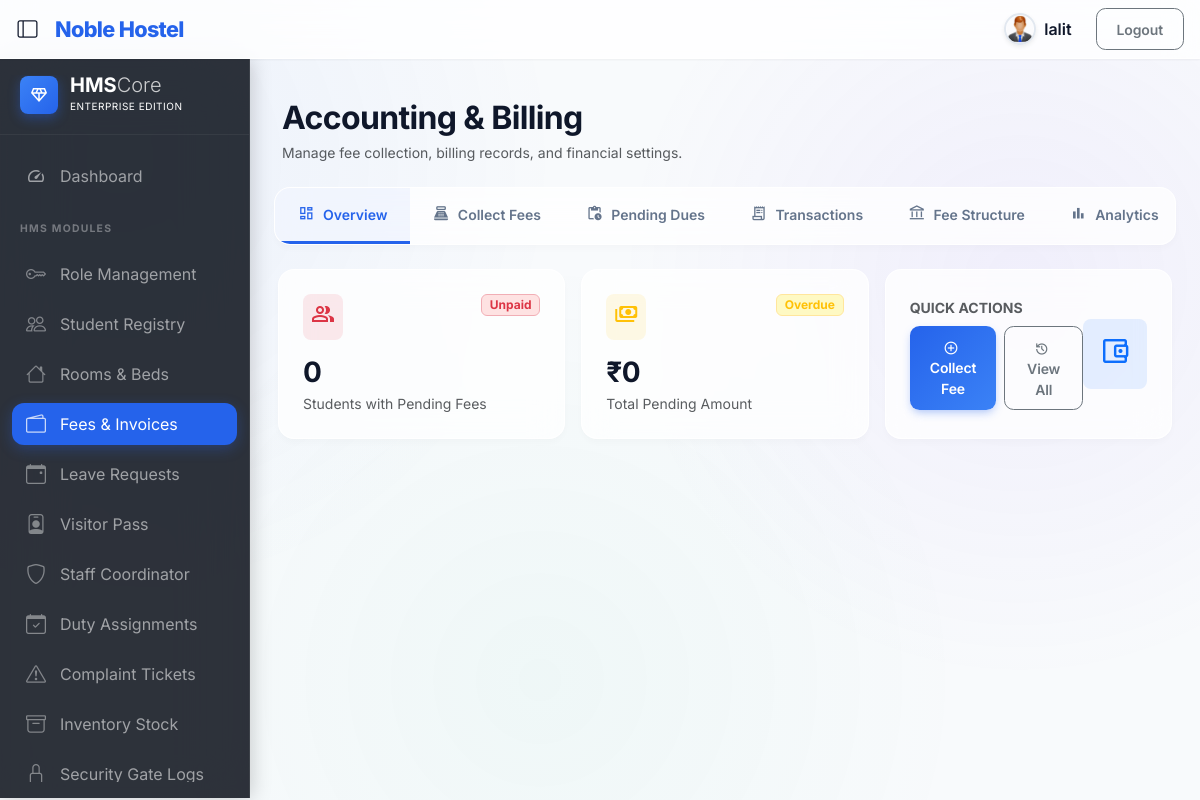
The page /paybill/ (signed in) on the database its author committed.
### authentication/models.py (models this page shows, shortened)
class Module(models.Model):
    name = models.CharField(max_length=100, unique=True)
    code = models.SlugField(max_length=100, unique=True)  # e.g. 'student', 'room', 'paybill'
    menu_label = models.CharField(max_length=100, blank=True, help_text="Label shown in sidebar menu")
    icon = models.CharField(max_length=60, blank=True, help_text="Bootstrap icon class e.g. bi-people")
    url_name = models.CharField(max_length=100, blank=True, help_text="Django URL name for the module index page")
    order = models.PositiveSmallIntegerField(default=0, help_text="Sidebar display order (lower = higher)")
    parent_code = models.SlugField(max_length=100, blank=True, help_text="Parent module code for sub-menus")
    class Meta:
        ordering = ['order', 'name']

### paybill/views.py (the view)
# urls.py: path('', views.paybill_base, name='paybill_base'),
@login_required(login_url='/authentication/login')
@permission_required('paybill', 'view')
def paybill_base(request):
    total_remaining = Bed.objects.aggregate(total=Sum('remaining_amount'))['total'] or 0
    total_count = Bed.objects.filter(student__isnull=False).count()
    beds = Bed.objects.select_related('room', 'student').all()
    total_pending_amount = sum(bed.remaining_amount for bed in beds if bed.student)
    return render(request, 'paybill/paybill_base.html', {
        'total_remaining': total_remaining,
        'total_count': total_count,
        'total_pending_amount': total_pending_amount
    })

### template/paybill/paybill_base.html (shortened to what this page needs)
{% extends "base.html" %}
{% load static %}
{% block content %}
<div class="container-fluid py-4">
    <div class="d-flex justify-content-between align-items-center mb-4 px-2">
        <div>
            <h2 class="fw-bold mb-1">Accounting & Billing</h2>
            <p class="text-muted mb-0 small">Manage fee collection, billing records, and financial settings.</p>
        </div>
    </div>
    <div class="card border-0 shadow-sm mb-4 rounded-3 overflow-hidden">
        <div class="card-body p-0">
            <div class="d-flex align-items-stretch overflow-x-auto flex-nowrap">
                <a href="{% url 'paybill_base' %}" class="paybill-nav-link {% if request.resolver_match.url_name == 'paybill_base' %}active{% endif %}">
                    <i class="material-symbols-outlined">dashboard</i>
                    <span>Overview</span>
                </a>
                <a href="{% url 'collect_fees' %}" class="paybill-nav-link {% if request.resolver_match.url_name == 'collect_fees' %}active{% endif %}">
                    <i class="material-symbols-outlined">point_of_sale</i>
                    <span>Collect Fees</span>
                </a>
                <a href="{% url 'pending_fees' %}" class="paybill-nav-link {% if request.resolver_match.url_name == 'pending_fees' %}active{% endif %}">
                    <i class="material-symbols-outlined">pending_actions</i>
                    <span>Pending Dues</span>
                </a>
                <a href="{% url 'transaction_record' %}" class="paybill-nav-link {% if request.resolver_match.url_name == 'transaction_record' %}active{% endif %}">
                    <i class="material-symbols-outlined">receipt_long</i>
                    <span>Transactions</span>
                </a>
                <a href="{% url 'fee_structure' %}" class="paybill-nav-link {% if request.resolver_match.url_name == 'fee_structure' %}active{% endif %}">
                    <i class="material-symbols-outlined">account_balance</i>
                    <span>Fee Structure</span>
                </a>
                <a href="{% url 'admin_analytics' %}" class="paybill-nav-link {% if request.resolver_match.url_name == 'admin_analytics' %}active{% endif %} ms-auto">
                    <i class="material-symbols-outlined">bar_chart</i>
                    <span>Analytics</span>
                </a>
            </div>
        </div>
    </div>
    <div class="row g-3 mb-4 px-1">
        <div class="col-md-4 col-6">
            <div class="card border-0 shadow-sm h-100">
                <div class="card-body p-4">
                    <div class="d-flex justify-content-between align-items-start mb-3">
                        <div class="bg-danger bg-opacity-10 rounded-3 p-2">
                            <i class="material-symbols-outlined text-danger fs-4">group</i>
                        </div>
                        <span class="badge bg-danger-subtle text-danger border border-danger-subtle small">Unpaid</span>
                    </div>
                    <h3 class="fw-bold mb-1">{{ total_count }}</h3>
                    <p class="text-muted mb-0 small">Students with Pending Fees</p>
                </div>
            </div>
        </div>
        <div class="col-md-4 col-6">
            <div class="card border-0 shadow-sm h-100">
                <div class="card-body p-4">
                    <div class="d-flex justify-content-between align-items-start mb-3">
                        <div class="bg-warning bg-opacity-10 rounded-3 p-2">
                            <i class="material-symbols-outlined text-warning fs-4">payments</i>
                        </div>
                        <span class="badge bg-warning-subtle text-warning border border-warning-subtle small">Overdue</span>
                    </div>
                    <h3 class="fw-bold mb-1">₹{{ total_pending_amount }}</h3>
                    <p class="text-muted mb-0 small">Total Pending Amount</p>
                </div>
            </div>
        </div>
        <div class="col-md-4 col-12">
            <div class="card border-0 shadow-sm h-100">
                <div class="card-body p-4 d-flex align-items-center justify-content-between">
                    <div>
                        <p class="text-muted mb-1 small fw-bold text-uppercase">Quick Actions</p>
                        <div class="d-flex gap-2 mt-2">
                            <a href="{% url 'collect_fees' %}" class="btn btn-primary btn-sm">
                                <i class="material-symbols-outlined fs-6 me-1 align-middle">add_circle</i>Collect Fee
                            </a>
                            <a href="{% url 'transaction_record' %}" class="btn btn-outline-secondary btn-sm">
                                <i class="material-symbols-outlined fs-6 me-1 align-middle">history</i>View All
                            </a>
                        </div>
                    </div>
                    <div class="bg-primary bg-opacity-10 rounded-3 p-3">
                        <i class="material-symbols-outlined text-primary fs-2">account_balance_wallet</i>
                    </div>
                </div>
            </div>
        </div>
    </div>
</div>
{% endblock %}

### template/title_nav.html (shortened to what this page needs)
{% load static %}
{% block content %}
<div class="d-flex align-items-center">
  <button id="sidebarToggleBtn" class="btn btn-sm sidebar-toggle-btn me-2 ms-2" type="button" title="Toggle Sidebar" aria-label="Toggle Sidebar">
    <i class="bi bi-layout-sidebar fs-5"></i>
  </button>
  <a class="navbar-brand" href="#">Noble Hostel</a>
</div>
  <div class="navbar-nav ">
    {% if request.user.is_authenticated %}
    <form action="{% url 'logout'%}" method="post" class="nav-item text-nowrap d-flex justify-content-center align-items-center">
      {% if request.user.student and request.user.student.photo %}
        <img src="{{ request.user.student.photo.url }}" class="shadow-sm" style="width: 32px; height: 32px; object-fit: cover; border-radius: 50%; border: 2px solid #e2e8f0;" alt="User">
      {% else %}
        <img src="{% static 'image/User.jpg' %}" class="shadow-sm" style="width: 32px; height: 32px; object-fit: cover; border-radius: 50%; border: 2px solid #e2e8f0;" alt="User">
      {% endif %}
      <a class="nav-link m-2 fw-semibold" href="#">
        {% if request.user.student %}
          {{ request.user.student.name }}
        {% else %}
          {{ request.user.username }}
        {% endif %}
      </a>
      <input class="btn btn-sm btn-outline-secondary m-2 mx-3" type="submit" value="Logout">
    </form>
  {% endif %}
  </div>
{% endblock  %}

### template/side_navbar.html (shortened to what this page needs)
{% load static %}
{% load rbac_tags %}
{% block content %}
<div class="d-none d-md-block p-0 sidebar-wrapper z-2">
    <nav id="sidebarMenu" class="sidebar-pro">
        <div class="sidebar-brand d-flex align-items-center">
            <div class="brand-icon rounded-3 bg-gradient-primary d-flex align-items-center justify-content-center" style="width:38px; height:38px;">
                <span class="material-symbols-outlined text-white fs-5">diamond</span>
            </div>
            <div class="d-flex flex-column">
                <span class="fs-5 fw-bold text-white lh-1 tracking-tighter">HMS<span class="fw-light opacity-75">Core</span></span>
                <span class="text-white opacity-40 mt-1" style="font-size: 0.625rem; letter-spacing: 0.05em; text-transform: uppercase;">Enterprise Edition</span>
            </div>
        </div>
        <ul class="nav flex-column mb-auto">
            {% if is_superadmin or user.profile.role.name == 'Admin' or user.profile.role.name == 'Staff' %}
            <li class="nav-item">
                <a class="nav-link {% if request.resolver_match.url_name == 'superadmin_dashboard' %}active{% endif %}" aria-current="page" href="{% url 'superadmin_dashboard' %}">
                    <span class="material-symbols-outlined">speed</span>
                    <span class="sidebar-label">Dashboard</span>
                </a>
            </li>
            {% endif %}
            {% if user.profile.role.name == 'Student' %}
            <li class="nav-section">
                <span class="section-title">My Profile</span>
            </li>
            <li class="nav-item">
                <a class="nav-link" href="{% url 'student_app:student_profile' %}">
                    <span class="material-symbols-outlined">person</span>
                    <span class="sidebar-label">My Profile</span>
                </a>
            </li>
            <li class="nav-item">
                <a class="nav-link" href="{% url 'student_app:change_password' %}">
                    <span class="material-symbols-outlined">lock</span>
                    <span class="sidebar-label">Change Password</span>
                </a>
            </li>
            <li class="nav-section">
                <span class="section-title">Logistics & Fees</span>
            </li>
            <li class="nav-item">
                <a class="nav-link" href="#">
                    <span class="material-symbols-outlined">bed</span>
                    <span class="sidebar-label">My Room</span>
                </a>
            </li>
            <li class="nav-item">
                <a class="nav-link" href="{% url 'student_app:student_leave_details' %}">
                    <span class="material-symbols-outlined">event_note</span>
                    <span class="sidebar-label">My Leave Requests</span>
                </a>
            </li>
            <li class="nav-item">
                <a class="nav-link" href="{% url 'student_app:food_schedule' %}">
                    <span class="material-symbols-outlined">restaurant</span>
                    <span class="sidebar-label">Food Schedule</span>
                </a>
            </li>
            <li class="nav-item">
                <a class="nav-link" href="{% url 'student_app:student_fee_details' %}">
                    <span class="material-symbols-outlined">receipt_long</span>
                    <span class="sidebar-label">Fee Details</span>
                </a>
            </li>
            {% else %}
            {% if visible_modules %}
            <li class="nav-section">
                <span class="section-title">HMS Modules</span>
            </li>
            {% for module in visible_modules %}
            <li class="nav-item">
                <a class="nav-link {% if request.resolver_match.url_name == module.url_name or request.resolver_match.view_name == module.url_name %}active{% endif %}" href="{% url module.url_name %}" title="{{ module.menu_label }}">
                    {% if "bi-" in module.icon %}
                    <i class="bi {{ module.icon }} opacity-75 fs-5"></i>
                    {% else %}
                    <span class="material-symbols-outlined">{{ module.icon }}</span>
                    {% endif %}
                    <span class="sidebar-label">{{ module.menu_label }}</span>
                </a>
            </li>
            {% endfor %}
            {% endif %}
            {% endif %}
        </ul>
    </nav>
</div>
{% endblock %}

### template/paybill/paybill_base.html (style rules this page uses)
.paybill-nav-link { display: flex; align-items: center; gap: 0.5rem; padding: 1rem 1.4rem; font-size: 0.875rem; font-weight: 600; color: #64748b; text-decoration: none; border-bottom: 3px solid transparent; white-space: nowrap; transition: all 0.2s ease; }
.paybill-nav-link.active { color: #2563eb; border-bottom-color: #2563eb; background: rgba(37,99,235,0.05); }
.paybill-nav-link i { font-size: 1.1rem; }
.bg-danger-subtle { background-color: #fee2e2 !important; }
.bg-warning-subtle { background-color: #fef9c3 !important; }

### rows shown on the page
Module: menu_label "Role Management"
Module: menu_label "Student Registry"
Module: menu_label "Rooms & Beds"
Module: menu_label "Fees & Invoices"
Module: menu_label "Leave Requests"
Module: menu_label "Visitor Pass"
Module: menu_label "Staff Coordinator"
Module: menu_label "Duty Assignments"
Module: menu_label "Complaint Tickets"
Module: menu_label "Inventory Stock"
Module: menu_label "Security Gate Logs"

### other values the page prints
{{ request.user.username }} "lalit"
{{ total_count }} "0"
{{ total_pending_amount }} "0"
